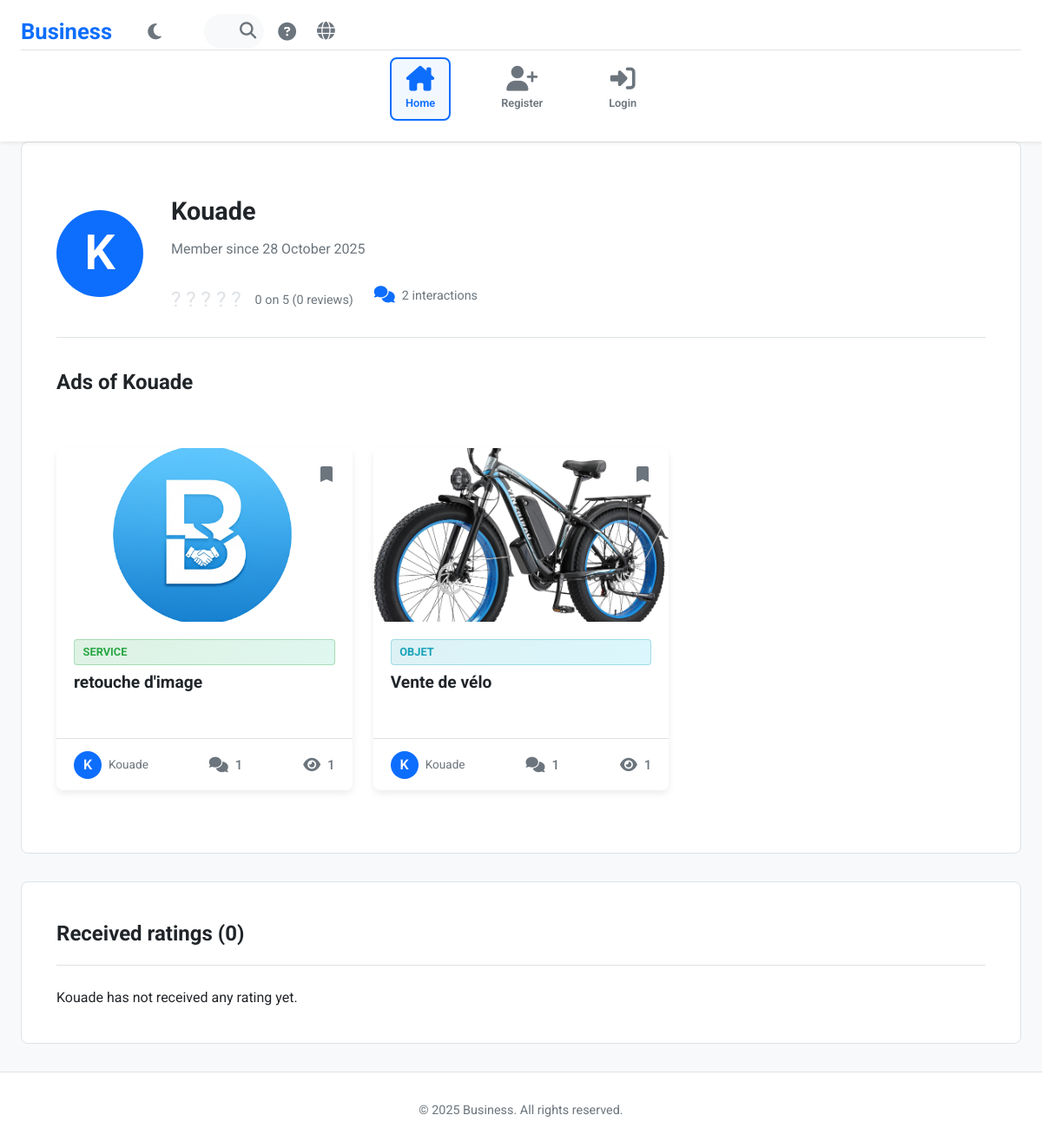
/profile/Kouade, run on the app's committed database.
### app.py (models this page shows, shortened)
class User(db.Model):
    id = db.Column(db.Integer, primary_key=True)
    username = db.Column(db.String(80), unique=True, nullable=False)
    email = db.Column(db.String(120), unique=True, nullable=False)
    password_hash = db.Column(db.String(120), nullable=False)
    is_confirmed = db.Column(db.Boolean, nullable=False, default=False)
    member_since = db.Column(db.DateTime(), default=lambda: datetime.now(timezone.utc))
    preferred_language = db.Column(db.String(5), default='fr')
    location = db.Column(db.String(100), nullable=True)
    profile_photo = db.Column(db.String(255), default=None)
    posts = db.relationship('Post', backref='author', lazy=True, cascade="all, delete-orphan")
    favorite_posts = db.relationship('Post', secondary=user_favorites, lazy='dynamic', backref=db.backref('favorited_by', lazy=True))

class Post(db.Model):
    id = db.Column(db.Integer, primary_key=True)
    title = db.Column(db.String(100), nullable=False)
    description = db.Column(db.Text, nullable=False)
    type = db.Column(db.String(50), nullable=False)
    category = db.Column(db.String(50), nullable=False)
    locations = db.relationship('Location', secondary=post_locations, lazy='subquery',
                                backref=db.backref('posts', lazy=True))
    timestamp = db.Column(db.DateTime, default=lambda: datetime.now(timezone.utc))
    user_id = db.Column(db.Integer, db.ForeignKey('user.id'), nullable=False, index=True)
    images = db.relationship('PostImage', backref='post', lazy=True, cascade="all, delete-orphan")
    is_visible = db.Column(db.Boolean, default=True, nullable=False)
    view_count = db.Column(db.Integer, default=0)
    interest_count = db.Column(db.Integer, default=0, nullable=False)
    interested_users = db.relationship('User', secondary=post_interests, lazy='dynamic',
                                       backref=db.backref('interested_posts', lazy=True))

class PostImage(db.Model):
    id = db.Column(db.Integer, primary_key=True)
    file_path = db.Column(db.String(255), nullable=False)
    post_id = db.Column(db.Integer, db.ForeignKey('post.id'), nullable=False, index=True)

### app.py (the view)
@app.route('/profile/<username>')
@load_user_for_template
def profile_page(username):
    user = User.query.filter_by(username=username).first_or_404()
    from_post_id = request.args.get('from_post', None, type=int)
    avg_rating = db.session.query(func.avg(Rating.stars)).filter(Rating.rated_user_id == user.id).scalar() or 0
    rating_count = len(user.ratings_received)
    total_interest = db.session.query(func.sum(Post.interest_count)).filter(Post.user_id == user.id).scalar() or 0
    ratings = Rating.query.filter_by(rated_user_id=user.id).order_by(Rating.timestamp.desc()).all()
    user_posts = Post.query.filter_by(user_id=user.id, is_visible=True).order_by(Post.timestamp.desc()).all()
    return render_template('profile.html', profile_user=user, posts=user_posts, avg_rating=round(avg_rating, 1), rating_count=rating_count, ratings=ratings, total_interest=total_interest, from_post_id=from_post_id)

### templates/profile.html (shortened to what this page needs)
{% extends "base.html" %}
{% block head_extra %}
<link rel="stylesheet" href="{{ url_for('static', filename='css/profile.css') }}">
{% endblock %}
{% block content %}
<div class="profile-container">
    <div class="profile-header">
       <div class="profile-avatar">
            {% if profile_user.profile_photo %}
                <img src="{{ url_for('uploaded_file', filename=profile_user.profile_photo) }}"
                     alt="Photo de profil de {{ profile_user.username }}"
                     class="profile-photo-clickable">
            {% else %}
                <span class="profile-initial">{{ profile_user.username[0]|upper }}</span>
            {% endif %}
        </div>
        <div class="profile-info">
            <h1>{{ profile_user.username }}</h1>
            <p>{{ _('Member since') }} {{ profile_user.member_since.strftime('%d %B %Y') }}</p>
            <div class="profile-stats">
                <div class="profile-rating">
                    <div class="stars">
                        {% for i in range(5) %}
                            <span class="star {% if i < avg_rating|round|int %}filled{% endif %}">?</span>
                        {% endfor %}
                    </div>
                    <span class="rating-text">{{ avg_rating }} {{ _('on') }} 5 ({{ rating_count }} {{ _('reviews') }})</span>
                </div>
                <div class="profile-interest">
    <i class="fa-solid fa-comments"></i>
    <span>{{ total_interest }} {{ _('interactions') }}</span>
</div>
            </div>
        </div>
    </div>
    <div class="profile-content">
        <h2>{{ _('Ads of') }} {{ profile_user.username }}</h2>
        <div id="posts-list-container" class="posts-grid">
            {% if posts %}
                {% for post in posts %}
                <div class="post-card">
                    <button class="favorite-btn {% if g.user and post in g.user.favorite_posts %}favorited{% endif %}" data-post-id="{{ post.id }}" title="{{ _('Save') }}">
                        <svg width="24" height="24" viewBox="0 0 24 24"><path d="M17 3H7c-1.1 0-2 .9-2 2v16l7-3 7 3V5c0-1.1-.9-2-2-2z"></path></svg>
                    </button>
                    <a href="{{ url_for('post_detail_page', post_id=post.id) }}" class="post-card-link">
                        {% if post.images %}
                            <div class="post-card-image" style="background-image: url({{ url_for('uploaded_file', filename=post.images[0].file_path) }});"></div>
                        {% endif %}
                        <div class="post-card-content">
                            <span class="post-card-category category-{{ post.category|lower }}">
                                {{ post.category }}
                            </span>
                            <h3>{{ post.title }}</h3>
                        </div>
                        <div class="post-card-footer-new">
                            <div class="footer-left">
                                {% if post.author.profile_photo %}
                                    <img src="{{ url_for('uploaded_file', filename=post.author.profile_photo) }}" class="author-photo-small">
                                {% else %}
                                    <div class="author-initial-small">{{ post.author.username[0]|upper }}</div>
                                {% endif %}
                                <span>{{ post.author.username }}</span>
                            </div>
                            <div class="footer-center">
    <i class="fa-solid fa-comments"></i>
    <span>{{ post.interest_count }}</span>
</div>
                            <div class="footer-right">
                                <i class="fa-solid fa-eye"></i>
                                <span>{{ post.view_count }}</span>
                            </div>
                        </div>
                    </a>
                </div>
                {% endfor %}
            {% else %}
                <p>{{ profile_user.username }} {{ _('has not published any ad yet.') }}</p>
            {% endif %}
        </div>
    </div>
</div>
<div class="profile-reviews-container">
    <h3>{{ _('Received ratings') }} ({{ rating_count }})</h3>
    {% if ratings %}
        <div class="reviews-list">
            {% for rating in ratings %}
                <div class="review-card">
                    <div class="review-author">
                        <div class="author-avatar">
                            {% if rating.rater.profile_photo %}
                                <img src="{{ url_for('uploaded_file', filename=rating.rater.profile_photo) }}" class="author-photo-small" style="width:100%; height:100%;">
                            {% else %}
                                <span>{{ rating.rater.username[0]|upper }}</span>
                            {% endif %}
                        </div>
                        <div class="author-info">
                            <strong><a href="{{ url_for('profile_page', username=rating.rater.username) }}">{{ rating.rater.username }}</a></strong>
                            <span class="review-date">{{ rating.timestamp.strftime('%d %B %Y') }}</span>
                        </div>
                    </div>
                    <div class="review-content">
                        <div class="review-stars">
                            {% for i in range(5) %}
                                <span class="star {% if i < rating.stars %}filled{% endif %}">?</span>
                            {% endfor %}
                        </div>
                        {% if rating.comment %}
                            <p class="review-comment">{{ rating.comment }}</p>
                        {% endif %}
                    </div>
                </div>
            {% endfor %}
        </div>
    {% else %}
        <p>{{ profile_user.username }} {{ _('has not received any rating yet.') }}</p>
    {% endif %}
</div>
{% endblock %}

### templates/base.html (shortened to what this page needs)
<!DOCTYPE html>
<html lang="{{ get_locale() }}">
<head>
    <link rel="stylesheet" href="https://cdnjs.cloudflare.com/ajax/libs/font-awesome/6.5.1/css/all.min.css">
    <link rel="stylesheet" href="https://cdn.jsdelivr.net/npm/choices.js/public/assets/styles/choices.min.css"/>
    <link rel="stylesheet" href="https://cdnjs.cloudflare.com/ajax/libs/lightgallery/2.7.1/css/lightgallery.min.css" />
    <link rel="stylesheet" href="{{ url_for('static', filename='css/style.css') }}">
    {% block head_extra %}{% endblock %}
</head>
<body>
    <header>
        <div class="container">
            <nav class="top-nav-level-1">
                <div class="top-bar-left">
                    <a href="{{ url_for('index_page') }}" class="logo-container">
                        <span class="logo-text">Business</span>
                    </a>
                    <label class="theme-switch" for="dark-mode-toggle" title="{{ _('Change theme') }}">
                        <i class="fa-solid fa-moon moon-icon"></i>
                    </label>
                </div>
                <div class="top-bar-right">
    <div class="search-container" id="header-search-container">
        <div class="search-input-header-fake"></div>
        <button id="search-icon-btn" class="search-icon-btn" title="{{ _('Search') }}">
            <i class="fa-solid fa-magnifying-glass"></i>
        </button>
    </div>
                    {% if g.user %}
                        <div class="notification-menu">
                            <a href="{{ url_for('notifications_page') }}" class="notification-bell" title="{{ _('Notifications') }}">
                                <i class="fa-solid fa-bell"></i>
                            </a>
                        </div>
                        <div class="user-menu">
                            <button class="user-menu-button">
                                <i class="fa-solid fa-circle-user"></i>
                            </button>
                            <ul class="user-menu-dropdown">
                                <li><a href="{{ url_for('profile_page', username=g.user.username) }}"><i class="fa-solid fa-user fa-fw"></i> {{ _('Profile') }}</a></li>
                                <li><a href="{{ url_for('favorites_page') }}"><i class="fa-solid fa-bookmark fa-fw"></i> {{ _('My Favorites') }}</a></li>
                                <li><a href="{{ url_for('settings_page') }}"><i class="fa-solid fa-gear fa-fw"></i> {{ _('Settings') }}</a></li>
                                <li><a href="{{ url_for('help_page') }}"><i class="fa-solid fa-circle-question fa-fw"></i> {{ _('Help') }}</a></li>
                                <li class="separator"><a href="#" id="logout-button"><i class="fa-solid fa-right-from-bracket fa-fw"></i> {{ _('Logout') }}</a></li>
                            </ul>
                        </div>
                    {% else %}
                        <button class="icon-button" id="about-button" title="{{ _('About') }}">
                            <i class="fa-solid fa-circle-question"></i>
                        </button>
                        <div class="language-menu">
                            <button class="language-menu-button" title="{{ _('Change language') }}">
                                <i class="fa-solid fa-globe"></i>
                            </button>
                        </div>
                    {% endif %}
                </div>
            </nav>
            <nav class="top-nav-level-2">
                {% if g.user %}
                    <a href="{{ url_for('index_page') }}" class="desktop-nav-item mobile-nav-item" title="{{ _('Home') }}">
                        <i class="fa-solid fa-house-chimney"></i><span>{{ _('Home') }}</span>
                    </a>
                    <a href="{{ url_for('posts_page') }}" class="desktop-nav-item mobile-nav-item" title="{{ _('Posts') }}">
                        <i class="fa-solid fa-th-large"></i><span>{{ _('Posts') }}</span>
                    </a>
                    <a href="{{ url_for('create_post_page') }}" class="desktop-nav-item mobile-nav-item nav-create-post create" title="{{ _('Create Post') }}">
                        <i class="fa-solid fa-plus-circle"></i><span class="create-span">{{ _('Create') }}</span>
                    </a>
                    <a href="{{ url_for('messages_page') }}" class="desktop-nav-item mobile-nav-item" title="{{ _('Messages') }}">
                        <i class="fa-solid fa-comment-dots"></i><span>{{ _('Messages') }}</span>
                    </a>
                    <a href="{{ url_for('my_posts_page') }}" class="desktop-nav-item mobile-nav-item" title="{{ _('My Posts') }}">
                        <i class="fa-solid fa-folder-open"></i><span>{{ _('My Posts') }}</span>
                    </a>
                {% else %}
                    <a href="{{ url_for('index_page') }}" class="desktop-nav-item mobile-nav-item" title="{{ _('Home') }}">
                        <i class="fa-solid fa-house-chimney"></i><span>{{ _('Home') }}</span>
                    </a>
                    <a href="{{ url_for('register_page') }}" class="desktop-nav-item mobile-nav-item" title="{{ _('Register') }}">
                        <i class="fa-solid fa-user-plus"></i><span>{{ _('Register') }}</span>
                    </a>
                    <a href="{{ url_for('login_page') }}" class="desktop-nav-item mobile-nav-item" title="{{ _('Login') }}">
                        <i class="fa-solid fa-right-to-bracket"></i><span>{{ _('Login') }}</span>
                    </a>
                {% endif %}
            </nav>
        </div>
    </header>
    <main class="container">
        {% block content %}{% endblock %}
    </main>
    <footer>
        <div  class="site-footer">
            <p>&copy; 2025 Business. {{ _('All rights reserved.') }}</p>
        </div>
    </footer>
</body>
</html>

### data on the page
User: username "K", username "Kouade", member_since "28 October 2025"
Post: file_path (picture), category "SERVICE", title "retouche d'image", author "K", author.username "Kouade", interest_count "1", view_count "1"
Post: file_path (picture), category "OBJET", title "Vente de vélo", author "K", author.username "Kouade", interest_count "1", view_count "1"

### other printed values
{{ avg_rating }} "0"
{{ rating_count }} "0"
{{ total_interest }} "2"
